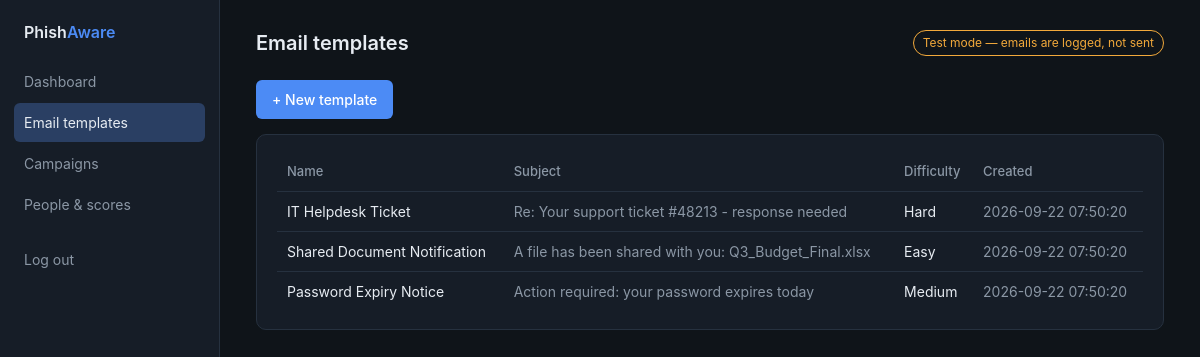
/templates (signed in), run on an earlier commit of the app's database.
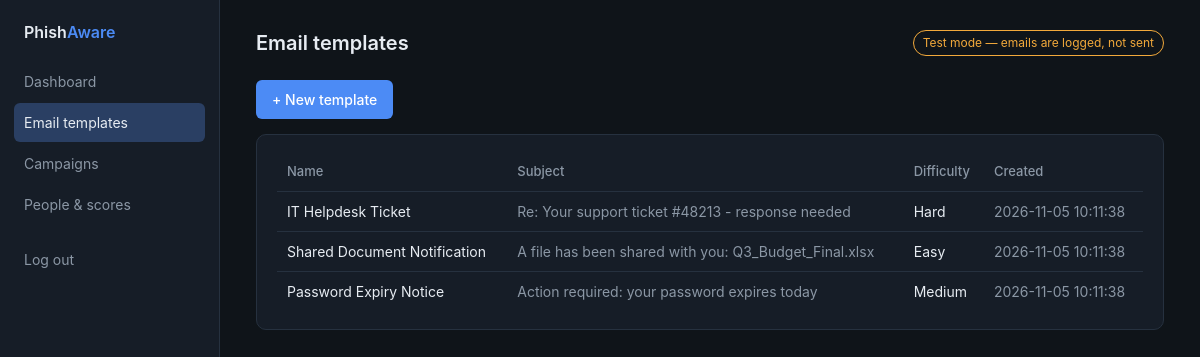
And on a later commit of the database.
### tables this page shows
CREATE TABLE templates (
            id INTEGER PRIMARY KEY AUTOINCREMENT,
            name TEXT NOT NULL,
            subject TEXT NOT NULL,
            body_html TEXT NOT NULL,
            difficulty TEXT DEFAULT 'Medium',
            red_flags TEXT DEFAULT '',
            created_at TEXT DEFAULT (datetime('now'))
        );

### app.py (the view)
@app.route("/templates")
def list_templates():
    db = get_db()
    rows = db.execute("SELECT * FROM templates ORDER BY id DESC").fetchall()
    return render_template("templates_list.html", title="Email templates", active="templates", templates=rows)

### app.py (called while the page is built)
@app.before_request
def require_login():
    if request.endpoint in PUBLIC_ENDPOINTS or request.endpoint is None:
        return None
    if not session.get("admin"):
        return redirect(url_for("login"))
    return None

@app.context_processor
def inject_globals():
    return {"test_mode": config.TEST_MODE, "smtp_host": config.SMTP_HOST or "-"}

### database.py (called while the page is built)
def get_db():
    if "db" not in g:
        g.db = sqlite3.connect(config.DB_PATH)
        g.db.row_factory = sqlite3.Row
        g.db.execute("PRAGMA foreign_keys = ON")
    return g.db

### templates/templates_list.html
{% extends "base.html" %}
{% block content %}
<p><a href="{{ url_for('new_template') }}" class="btn">+ New template</a></p>
<div class="card">
  <table>
    <tr><th>Name</th><th>Subject</th><th>Difficulty</th><th>Created</th></tr>
    {% for t in templates %}
    <tr>
      <td>{{ t.name }}</td>
      <td class="muted">{{ t.subject }}</td>
      <td>{{ t.difficulty }}</td>
      <td class="muted">{{ t.created_at }}</td>
    </tr>
    {% endfor %}
  </table>
</div>
{% endblock %}

What changed in the data, as far as the page shows it:
changed templates "IT Helpdesk Ticket": created_at "2026-09-22 07:50:20" → "2026-11-05 10:11:38"
changed templates "Shared Document Notification": created_at "2026-09-22 07:50:20" → "2026-11-05 10:11:38"
changed templates "Password Expiry Notice": created_at "2026-09-22 07:50:20" → "2026-11-05 10:11:38"
